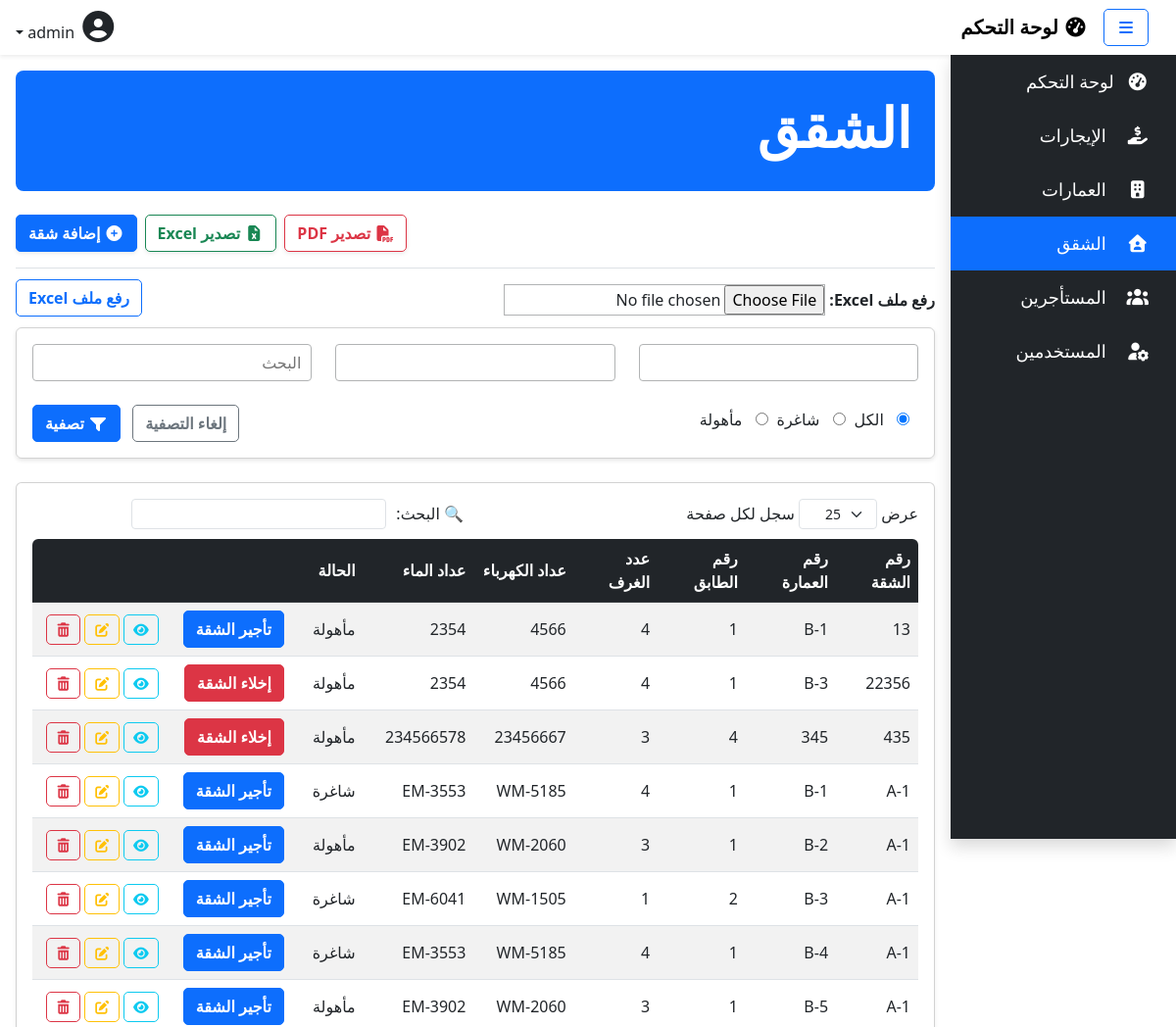
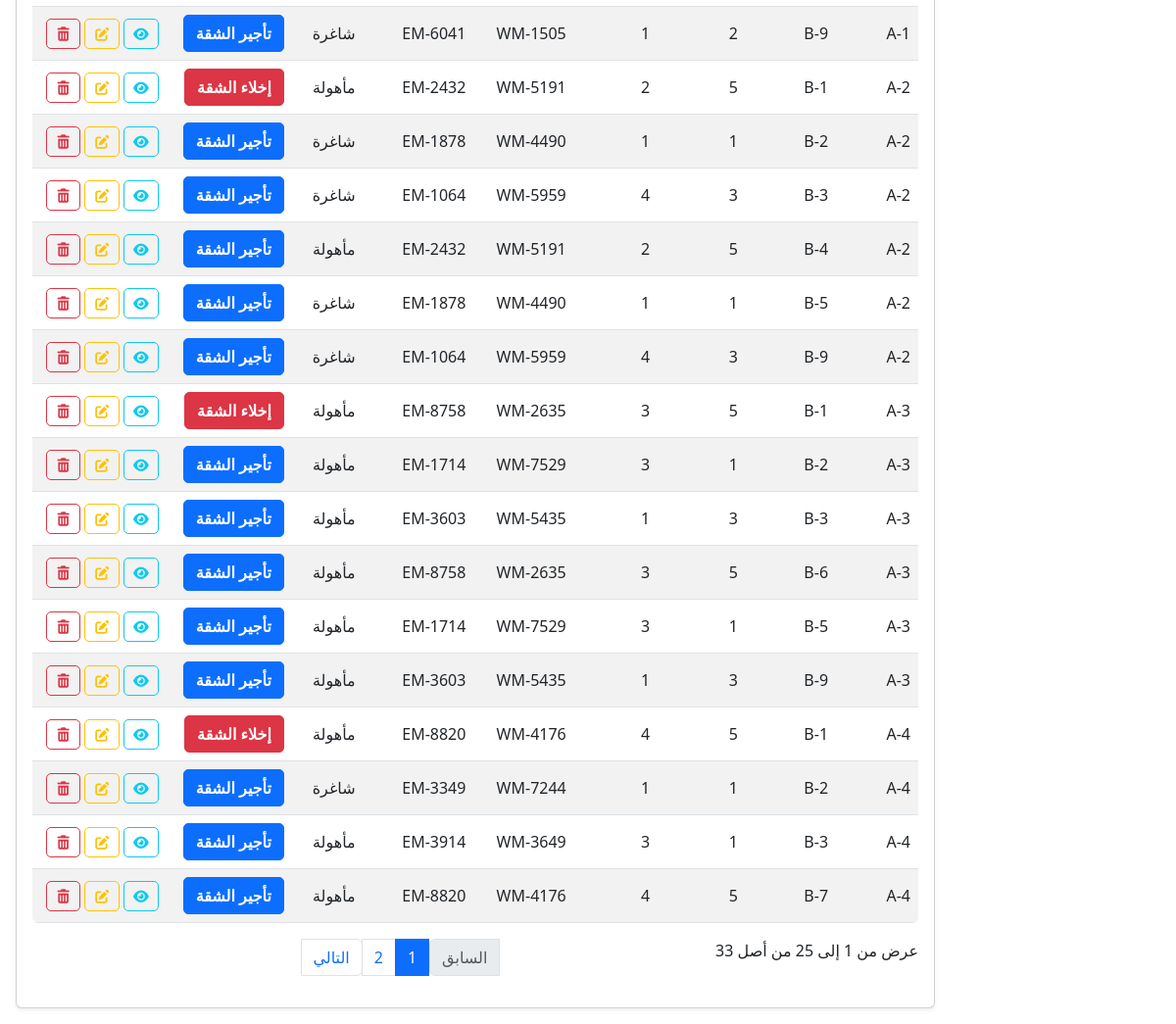
The page /apartments/ (signed in) on the database as committed earlier (2 pictures, top to bottom).
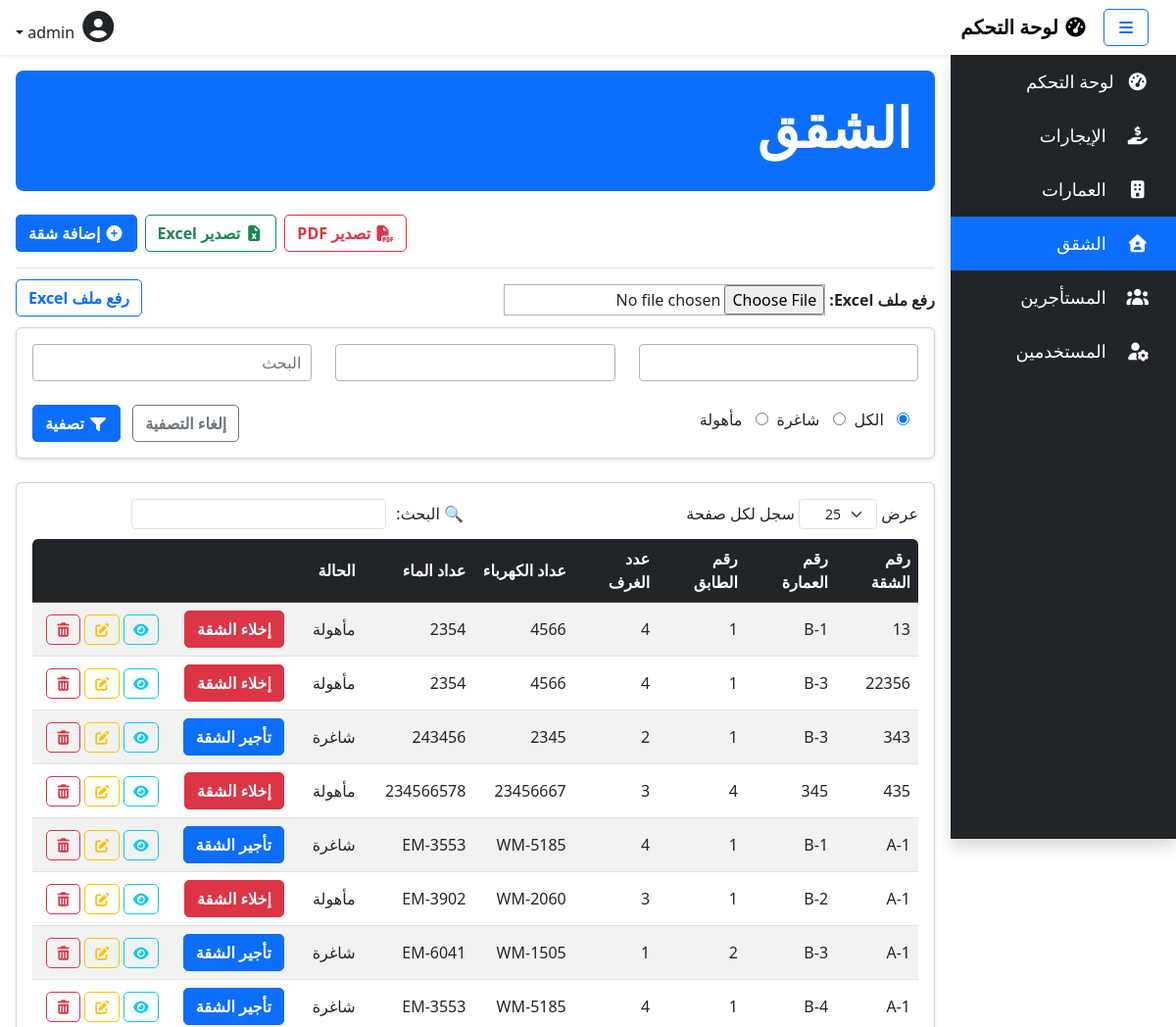
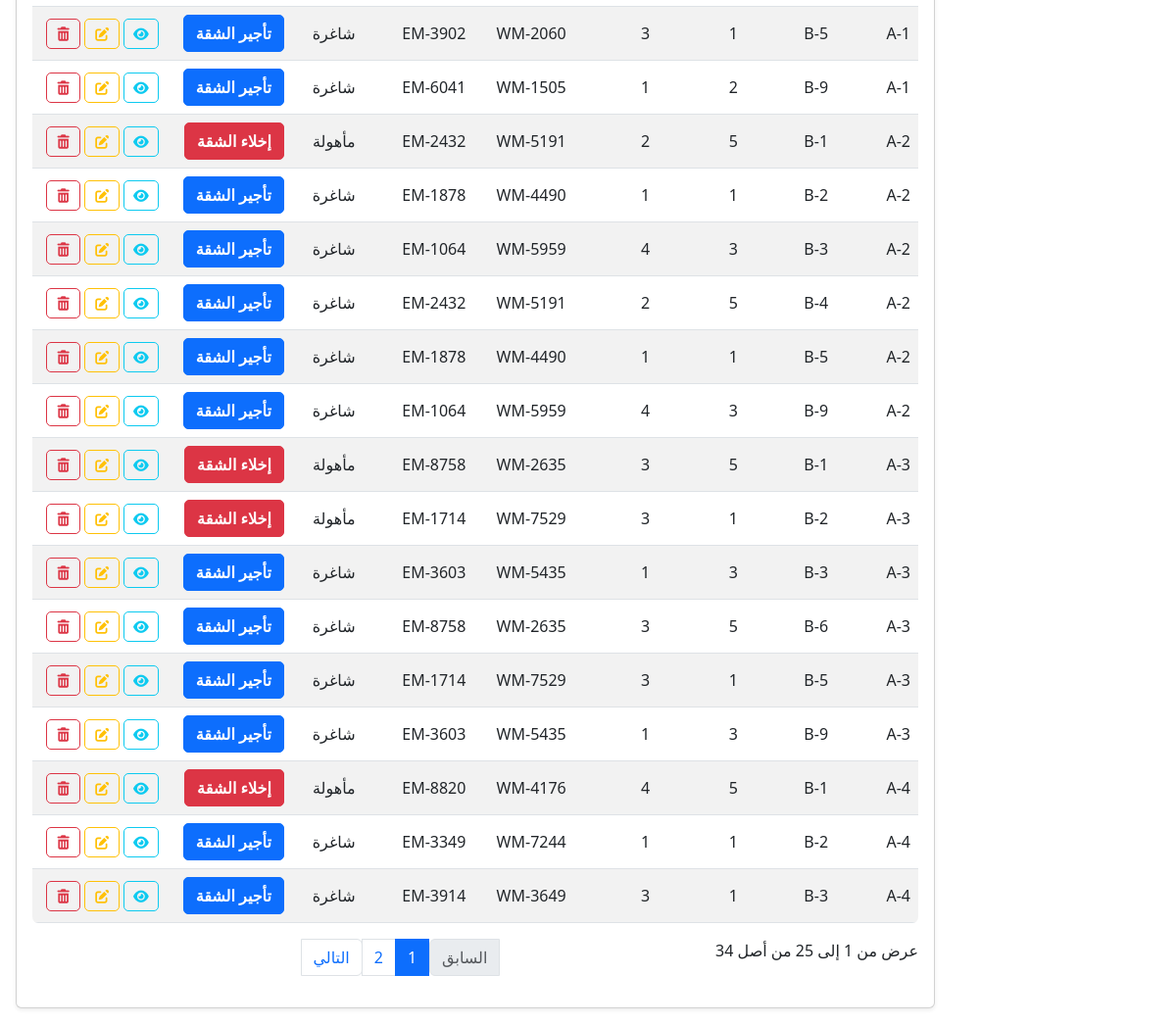
The same page on the database as committed later (2 pictures, top to bottom).
### rentals/models.py (models this page shows)
class Apartment(models.Model):
    APARTMENT_STATUS_CHOICES = [
        ('شاغرة', 'شاغرة'),
        ('مأهولة', 'مأهولة'),
    ]
    building = models.ForeignKey(Building, on_delete=models.CASCADE, related_name='apartments', verbose_name="العمارة")
    apartment_number = models.CharField(max_length=50, verbose_name="رقم الشقة")
    num_of_rooms = models.IntegerField(verbose_name="عدد الغرف")
    electricity_meter_number = models.CharField(max_length=50, verbose_name="رقم عداد الكهرباء")
    water_meter_number = models.CharField(max_length=50, verbose_name="رقم عداد الماء")
    status = models.CharField(max_length=8, choices=APARTMENT_STATUS_CHOICES, default='شاغرة', verbose_name="الحالة")
    floor_number = models.IntegerField(verbose_name="رقم الطابق", default=1)
    class Meta:
        verbose_name = "الشقة"
        verbose_name_plural = "الشقق"
        unique_together = ("building", "apartment_number")
    def __str__(self):
        return f"{self.building.building_number} | {self.apartment_number}"

class Building(models.Model):
    building_number = models.CharField(max_length=3, unique=True, verbose_name="رقم العمارة")
    address = models.CharField(max_length=255, blank=True, verbose_name="عنوان العمارة")
    number_of_floors = models.IntegerField(verbose_name="عدد الطوابق", default=1)
    number_of_apartments = models.IntegerField(verbose_name="عدد الشقق", default=0)
    class Meta:
        verbose_name = "العمارة"
        verbose_name_plural = "العمارات"
    def __str__(self):
        return self.building_number

### rentals/views.py (the view, shortened to what this page needs)
# urls.py: path('apartments/', views.ApartmentListView.as_view(), name='apartment_list'),
class ApartmentListView(PermissionRequiredMixin, ExportMixin, ListView):
    model = Apartment
    template_name = 'apartments/list.html'
    context_object_name = 'apartments'
    permission_required = 'rentals.view_apartment'
    def get_queryset(self):
        queryset = super().get_queryset()
        building_filter = self.request.GET.get('building')
        apartment_filter = self.request.GET.get('apartment')
        status_filter = self.request.GET.get('status')
        search_filter = self.request.GET.get('search')
        if building_filter:
            queryset = queryset.filter(building__building_number=building_filter)
        if apartment_filter:
            queryset = queryset.filter(apartment_number=apartment_filter)
        if status_filter:
            queryset = queryset.filter(status=status_filter)
        if search_filter:
            queryset = queryset.filter(
                Q(electricity_meter_number__icontains=search_filter) |
                Q(water_meter_number__icontains=search_filter)
            )
        return queryset
    def get_context_data(self, **kwargs):
        context = super().get_context_data(**kwargs)
        context['filter_form'] = ApartmentFilterForm(self.request.GET)
        context['import_form'] = ApartmentImportForm()
        return context

### rentals/forms.py (shortened to what this page needs)
class ApartmentImportForm(forms.Form):
    import_file = forms.FileField(
        label="رفع ملف Excel",
        widget=forms.ClearableFileInput(attrs={"accept": ".xlsx"}),
    )

### rentals/views.py (called while the page is built, shortened)
    def get(self, request, *args, **kwargs):
        return super().get(request, *args, **kwargs)

### rentals/templates/apartments/list.html (shortened to what the changed rows need)
{% extends 'base.html' %}
{% block content %}
<div class="container my-3">
    <div class="row mb-4">
        <div class="col-12">
            <div class="bg-primary text-white p-4 rounded-3">
                <h1 class="display-4 fw-bold">الشقق</h1>
            </div>
        </div>
    </div>
    <div class="row">
        <div class="col-12">
            <div class="card shadow-sm" style="overflow-x: auto; max-width: 100%;">
                <div class="card-body">
                    <table id="apartmentsTable" class="table table-responsive table-striped table-hover">
                        <thead class="table-dark">
                            <tr>
                                <th>رقم الشقة</th>
                                <th>رقم العمارة</th>
                                <th>رقم الطابق</th>
                                <th>عدد الغرف</th>
                                <th>عداد الكهرباء</th>
                                <th>عداد الماء</th>
                                <th>الحالة</th>
                                <th></th>
                                <th></th>
                            </tr>
                        </thead>
                        <tbody>
                            {% for apartment in apartments %}
                            <tr>
                                <td>{{ apartment.apartment_number }}</td>
                                <td>{{ apartment.building }}</td>
                                <td>{{ apartment.floor_number }}</td>
                                <td>{{ apartment.num_of_rooms }}</td>
                                <td>{{ apartment.water_meter_number }}</td>
                                <td>{{ apartment.electricity_meter_number}}</td>
                                <td>{{ apartment.status }}</td>
                                <td>
                                {% if apartment.active_tenant %}
                                    <form method="post" onsubmit="return confirm('هل أنت متأكد من أنك تريد إخلاء الشقة {{apartment}}؟');">
                                       <button type="submit" name="set_vacant" class="btn btn-danger mx-1">إخلاء الشقة</button>
                                    </form>
                                {% else %}
                                    <a href="{% url 'active_tenant_create' apartment.pk %}" class="btn btn-primary mx-1">تأجير الشقة</a>
                                {% endif %}
                                </td>
                                <td>
                                    <a href="{% url 'apartment_detail' apartment.pk %}" class="btn btn-outline-info btn-sm">
                                        <i class="fas fa-eye"></i>
                                    </a>
                                    <a href="{% url 'apartment_update' apartment.pk %}" class="btn btn-outline-warning btn-sm">
                                        <i class="fas fa-edit"></i>
                                    </a>
                                    <a href="{% url 'apartment_delete' apartment.pk %}" class="btn btn-outline-danger btn-sm">
                                        <i class="fas fa-trash-alt"></i>
                                    </a>
                                </td>
                            </tr>
                            {% endfor %}
                        </tbody>
                    </table>
                </div>
            </div>
        </div>
    </div>
</div>
{% endblock %}

Rows that differ between the two databases and show on the page:
no longer on this page (row unchanged): Apartment: apartment_number "A-4", building "B-7", floor_number "5", num_of_rooms "4", water_meter_number "WM-4176", electricity_meter_number "EM-8820", status "مأهولة", shows "تأجير الشقة"
computed for Apartment (number 5 of 25 on the later page): text "تأجير الشقة" → "إخلاء الشقة"
computed for Apartment (number 7 of 25 on the later page): text "تأجير الشقة" → "إخلاء الشقة"
changed Apartment (number 11 of 25 on the later page): status "مأهولة" → "شاغرة"
changed Apartment "WM-3649": status "مأهولة" → "شاغرة"
computed for Apartment (number 13 of 25 on the later page): text "تأجير الشقة" → "إخلاء الشقة"
changed Apartment (number 17 of 25 on the later page): status "مأهولة" → "شاغرة"
changed Apartment (number 18 of 25 on the later page): status "مأهولة" → "شاغرة"
changed Apartment (number 19 of 25 on the later page): status "مأهولة" → "شاغرة"
changed Apartment (number 21 of 25 on the later page): status "مأهولة" → "شاغرة"
changed Apartment (number 24 of 25 on the later page): status "مأهولة" → "شاغرة"
added Apartment: apartment_number "343", building "B-3", floor_number "1", num_of_rooms "2", water_meter_number "2345", electricity_meter_number "243456", status "شاغرة", shows "تأجير الشقة"
Other text that changed with them:
text written by a page script: "عرض سجل لكل صفحة 🔍 البحث: عرض من 1 إلى 25 من أصل 33 السابق 1 2 التالي" → "عرض سجل لكل صفحة 🔍 البحث: عرض من 1 إلى 25 من أصل 34 السابق 1 2 التالي"
